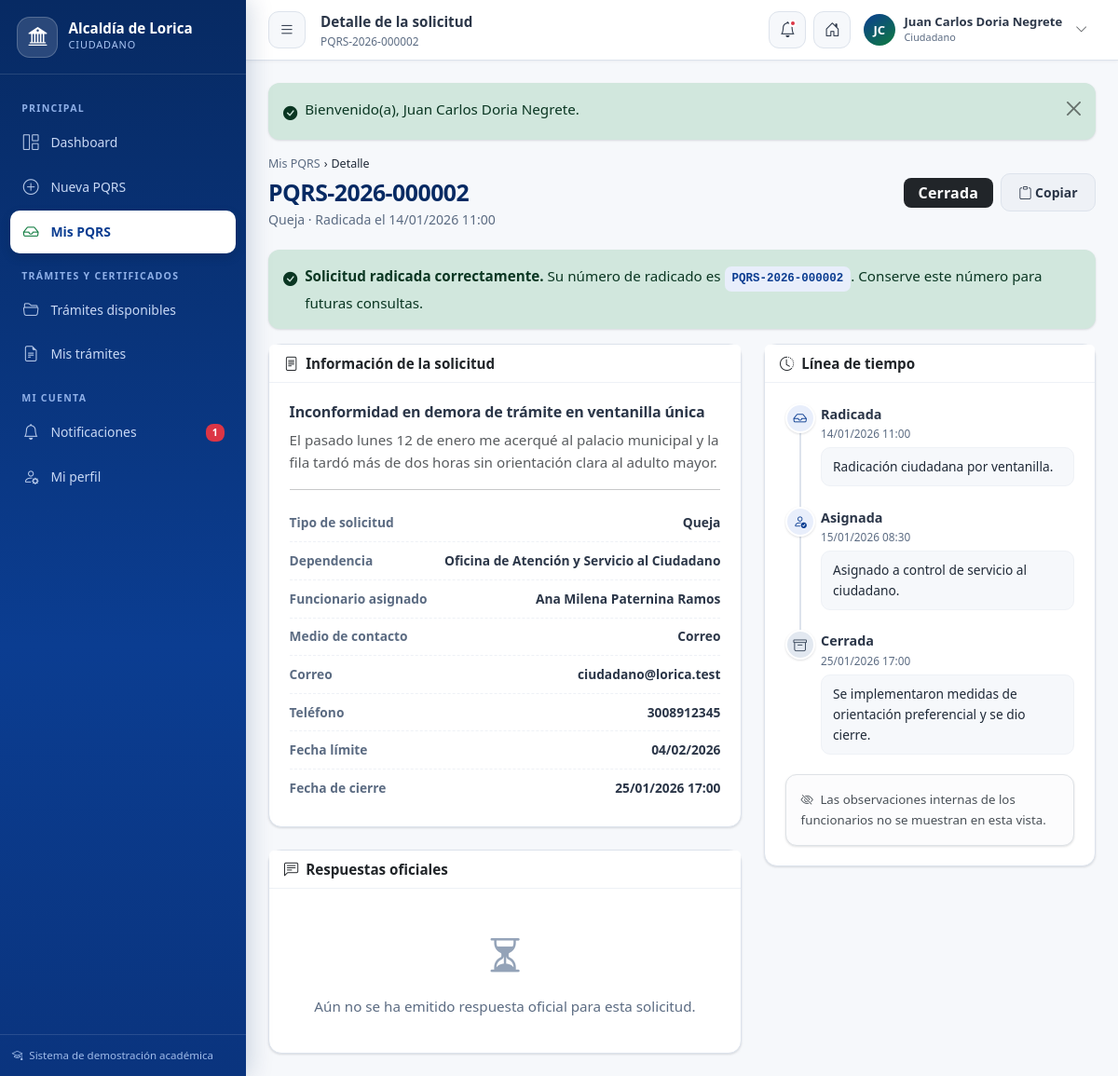
/alcaldia-lorica/ciudadano/pqrs/detalle/2 (signed in), run on the app's committed database.
### tables this page shows
CREATE TABLE `usuarios` (
    `id` INT AUTO_INCREMENT PRIMARY KEY,
    `rol_id` INT NOT NULL,
    `email` VARCHAR(150) NOT NULL UNIQUE,
    `password` VARCHAR(255) NOT NULL,
    `activo` TINYINT(1) DEFAULT 1,
    `ultimo_acceso` DATETIME NULL,
    `created_at` TIMESTAMP DEFAULT CURRENT_TIMESTAMP,
    `updated_at` TIMESTAMP DEFAULT CURRENT_TIMESTAMP ON UPDATE CURRENT_TIMESTAMP,
    CONSTRAINT `fk_usuarios_rol` FOREIGN KEY (`rol_id`) REFERENCES `roles` (`id`) ON UPDATE CASCADE
);

CREATE TABLE `roles` (
    `id` INT AUTO_INCREMENT PRIMARY KEY,
    `nombre` VARCHAR(50) NOT NULL UNIQUE,
    `descripcion` VARCHAR(255) NULL,
    `created_at` TIMESTAMP DEFAULT CURRENT_TIMESTAMP
);

CREATE TABLE `ciudadanos` (
    `id` INT AUTO_INCREMENT PRIMARY KEY,
    `usuario_id` INT NOT NULL UNIQUE,
    `tipo_documento` ENUM('CC', 'TI', 'CE', 'PASAPORTE', 'NIT') DEFAULT 'CC',
    `numero_documento` VARCHAR(30) NOT NULL UNIQUE,
    `nombres` VARCHAR(100) NOT NULL,
    `apellidos` VARCHAR(100) NOT NULL,
    `telefono` VARCHAR(30) NULL,
    `direccion` VARCHAR(200) NULL,
    `barrio` VARCHAR(100) NULL,
    `created_at` TIMESTAMP DEFAULT CURRENT_TIMESTAMP,
    `updated_at` TIMESTAMP DEFAULT CURRENT_TIMESTAMP ON UPDATE CURRENT_TIMESTAMP,
    CONSTRAINT `fk_ciudadanos_usuario` FOREIGN KEY (`usuario_id`) REFERENCES `usuarios` (`id`) ON DELETE CASCADE
);

CREATE TABLE `pqrs` (
    `id` INT AUTO_INCREMENT PRIMARY KEY,
    `radicado` VARCHAR(30) NOT NULL UNIQUE,
    `ciudadano_id` INT NOT NULL,
    `tipo_pqrs_id` INT NOT NULL,
    `estado_pqrs_id` INT NOT NULL,
    `funcionario_id` INT NULL,
    `dependencia_id` INT NULL,
    `asunto` VARCHAR(255) NOT NULL,
    `descripcion` TEXT NOT NULL,
    `medio_contacto` ENUM('correo', 'telefono', 'direccion') DEFAULT 'correo',
    `email_contacto` VARCHAR(150) NOT NULL,
    `telefono_contacto` VARCHAR(30) NULL,
    `fecha_radicacion` DATETIME NOT NULL,
    `fecha_vencimiento` DATE NULL,
    `fecha_cierre` DATETIME NULL,
    `created_at` TIMESTAMP DEFAULT CURRENT_TIMESTAMP,
    `updated_at` TIMESTAMP DEFAULT CURRENT_TIMESTAMP ON UPDATE CURRENT_TIMESTAMP,
    INDEX `idx_pqrs_radicado` (`radicado`),
    INDEX `idx_pqrs_ciudadano` (`ciudadano_id`),
    INDEX `idx_pqrs_estado` (`estado_pqrs_id`),
    INDEX `idx_pqrs_funcionario` (`funcionario_id`),
    INDEX `idx_pqrs_fecha` (`fecha_radicacion`),
    CONSTRAINT `fk_pqrs_ciudadano` FOREIGN KEY (`ciudadano_id`) REFERENCES `ciudadanos` (`id`),
    CONSTRAINT `fk_pqrs_tipo` FOREIGN KEY (`tipo_pqrs_id`) REFERENCES `tipos_pqrs` (`id`),
    CONSTRAINT `fk_pqrs_estado` FOREIGN KEY (`estado_pqrs_id`) REFERENCES `estados_pqrs` (`id`),
    CONSTRAINT `fk_pqrs_funcionario` FOREIGN KEY (`funcionario_id`) REFERENCES `funcionarios` (`id`) ON DELETE SET NULL,
    CONSTRAINT `fk_pqrs_dependencia` FOREIGN KEY (`dependencia_id`) REFERENCES `dependencias` (`id`) ON DELETE SET NULL
);

CREATE TABLE `tipos_pqrs` (
    `id` INT AUTO_INCREMENT PRIMARY KEY,
    `nombre` VARCHAR(50) NOT NULL UNIQUE,
    `descripcion` TEXT NULL,
    `dias_termino` INT DEFAULT 15,
    `activo` TINYINT(1) DEFAULT 1
);

CREATE TABLE `estados_pqrs` (
    `id` INT AUTO_INCREMENT PRIMARY KEY,
    `codigo` VARCHAR(30) NOT NULL UNIQUE,
    `nombre` VARCHAR(60) NOT NULL,
    `color_badge` VARCHAR(20) DEFAULT 'secondary',
    `descripcion` VARCHAR(255) NULL
);

CREATE TABLE `dependencias` (
    `id` INT AUTO_INCREMENT PRIMARY KEY,
    `codigo` VARCHAR(20) NOT NULL UNIQUE,
    `nombre` VARCHAR(150) NOT NULL,
    `email` VARCHAR(150) NULL,
    `telefono` VARCHAR(50) NULL,
    `activo` TINYINT(1) DEFAULT 1,
    `created_at` TIMESTAMP DEFAULT CURRENT_TIMESTAMP
);

CREATE TABLE `funcionarios` (
    `id` INT AUTO_INCREMENT PRIMARY KEY,
    `usuario_id` INT NOT NULL UNIQUE,
    `dependencia_id` INT NOT NULL,
    `cargo` VARCHAR(100) NOT NULL,
    `nombres` VARCHAR(100) NOT NULL,
    `apellidos` VARCHAR(100) NOT NULL,
    `telefono` VARCHAR(30) NULL,
    `created_at` TIMESTAMP DEFAULT CURRENT_TIMESTAMP,
    `updated_at` TIMESTAMP DEFAULT CURRENT_TIMESTAMP ON UPDATE CURRENT_TIMESTAMP,
    CONSTRAINT `fk_funcionarios_usuario` FOREIGN KEY (`usuario_id`) REFERENCES `usuarios` (`id`) ON DELETE CASCADE,
    CONSTRAINT `fk_funcionarios_dependencia` FOREIGN KEY (`dependencia_id`) REFERENCES `dependencias` (`id`)
);

CREATE TABLE `seguimiento_pqrs` (
    `id` INT AUTO_INCREMENT PRIMARY KEY,
    `pqrs_id` INT NOT NULL,
    `usuario_id` INT NOT NULL,
    `estado_anterior_id` INT NULL,
    `estado_nuevo_id` INT NOT NULL,
    `observacion` TEXT NOT NULL,
    `es_publico` TINYINT(1) DEFAULT 1,
    `created_at` TIMESTAMP DEFAULT CURRENT_TIMESTAMP,
    INDEX `idx_seguimiento_pqrs` (`pqrs_id`),
    CONSTRAINT `fk_seg_pqrs` FOREIGN KEY (`pqrs_id`) REFERENCES `pqrs` (`id`) ON DELETE CASCADE,
    CONSTRAINT `fk_seg_usuario` FOREIGN KEY (`usuario_id`) REFERENCES `usuarios` (`id`),
    CONSTRAINT `fk_seg_est_ant` FOREIGN KEY (`estado_anterior_id`) REFERENCES `estados_pqrs` (`id`),
    CONSTRAINT `fk_seg_est_nue` FOREIGN KEY (`estado_nuevo_id`) REFERENCES `estados_pqrs` (`id`)
);

### app/views/ciudadano/pqrs_detalle.php (the view, shortened to what the rows shown need)
<?php $p = $pqrs; ?>
<div class="page-heading d-flex flex-wrap justify-content-between align-items-center gap-2">
    <div>
        <div class="breadcrumb"><a href="<?= url('ciudadano/pqrs') ?>">Mis PQRS</a> <span class="mx-1">›</span> Detalle</div>
        <h1><?= e($p['radicado']) ?></h1>
        <p><?= e($p['tipo_nombre']) ?> · Radicada el <?= format_fecha($p['fecha_radicacion'], true) ?></p>
    </div>
    <div class="d-flex align-items-center gap-2">
        <span class="badge bg-<?= badge_estado($p['color_badge']) ?> fs-6 px-3 py-2"><?= e($p['estado_nombre']) ?></span>
        <button class="btn btn-soft btn-sm" data-copy="<?= e($p['radicado']) ?>"><i class="bi bi-clipboard"></i> Copiar</button>
    </div>
</div>
<div class="alert alert-success d-flex gap-2 align-items-start">
    <i class="bi bi-check-circle-fill mt-1"></i>
    <div>
        <strong>Solicitud radicada correctamente.</strong> Su número de radicado es <span class="radicado-pill"><?= e($p['radicado']) ?></span>.
        Conserve este número para futuras consultas.
    </div>
</div>
<div class="row g-4">
    <div class="col-lg-7">
        <div class="card mb-4">
            <div class="card-header"><i class="bi bi-file-text me-1"></i> Información de la solicitud</div>
            <div class="card-body">
                <h6 class="fw-bold mb-2"><?= e($p['asunto']) ?></h6>
                <p class="text-muted" style="white-space:pre-line;"><?= e($p['descripcion']) ?></p>
                <hr>
                <ul class="detail-list">
                    <li><span class="dl-label">Tipo de solicitud</span><span class="dl-value"><?= e($p['tipo_nombre']) ?></span></li>
                    <li><span class="dl-label">Dependencia</span><span class="dl-value"><?= e($p['dependencia_nombre'] ?? 'Por asignar') ?></span></li>
                    <li><span class="dl-label">Funcionario asignado</span><span class="dl-value"><?= e(trim(($p['funcionario_nombres'] ?? '') . ' ' . ($p['funcionario_apellidos'] ?? '')) ?: 'Por asignar') ?></span></li>
                    <li><span class="dl-label">Medio de contacto</span><span class="dl-value"><?= e(ucfirst($p['medio_contacto'])) ?></span></li>
                    <li><span class="dl-label">Correo</span><span class="dl-value"><?= e($p['email_contacto']) ?></span></li>
                    <li><span class="dl-label">Teléfono</span><span class="dl-value"><?= e($p['telefono_contacto'] ?? '—') ?></span></li>
                    <li><span class="dl-label">Fecha límite</span><span class="dl-value"><?= format_fecha($p['fecha_vencimiento']) ?></span></li>
                    <?php if (!empty($p['fecha_cierre'])): ?>
                        <li><span class="dl-label">Fecha de cierre</span><span class="dl-value"><?= format_fecha($p['fecha_cierre'], true) ?></span></li>
                    <?php endif; ?>
                </ul>
            </div>
        </div>
        <div class="card">
            <div class="card-header"><i class="bi bi-chat-left-text me-1"></i> Respuestas oficiales</div>
            <div class="card-body">
                <?php if (empty($respuestas)): ?>
                    <div class="empty-state py-3"><i class="bi bi-hourglass-split"></i>Aún no se ha emitido respuesta oficial para esta solicitud.</div>
                <?php else: foreach ($respuestas as $r): ?>
                    <div class="answer-box mb-3">
                        <div class="answer-meta mb-2 d-flex flex-wrap justify-content-between gap-2">
                            <span><i class="bi bi-person-badge me-1"></i><?= e(trim($r['funcionario_nombres'] . ' ' . $r['funcionario_apellidos'])) ?> · <?= e($r['cargo']) ?></span>
                            <span><?= format_fecha($r['fecha_respuesta'], true) ?></span>
                        </div>
                        <div style="white-space:pre-line;"><?= e($r['contenido']) ?></div>
                    </div>
                <?php endforeach; endif; ?>
            </div>
        </div>
    </div>
    <div class="col-lg-5">
        <div class="card">
            <div class="card-header"><i class="bi bi-clock-history me-1"></i> Línea de tiempo</div>
            <div class="card-body">
                <ul class="timeline">
                    <?php foreach ($seguimiento as $s): ?>
                        <li class="timeline-item">
                            <span class="timeline-dot <?= badge_estado($s['color_badge']) === 'success' ? 'green' : (badge_estado($s['color_badge']) === 'dark' ? 'slate' : (badge_estado($s['color_badge']) === 'warning' ? 'amber' : '')) ?>">
                                <i class="bi <?= estado_icon(strtolower($s['estado_nuevo'])) ?>"></i>
                            </span>
                            <div class="timeline-title"><?= e($s['estado_nuevo']) ?></div>
                            <div class="timeline-meta"><?= format_fecha($s['created_at'], true) ?></div>
                            <div class="timeline-text"><?= e($s['observacion']) ?></div>
                        </li>
                    <?php endforeach; ?>
                </ul>
                <div class="alert alert-light border small mb-0">
                    <i class="bi bi-eye-slash me-1"></i>
                    Las observaciones internas de los funcionarios no se muestran en esta vista.
                </div>
            </div>
        </div>
    </div>
</div>

### app/core/Router.php (shortened to what the rows shown need)
<?php
class Router {
    private array $routes = [];
    private string $basePath = '';
    public function __construct(string $basePath = '') {
        $this->basePath = rtrim($basePath, '/');
    }
    private function addRoute(string $method, string $path, array $handler, array $middleware): void {
        $path = '/' . trim($path, '/');
        $pattern = preg_replace('#\{([a-zA-Z_][a-zA-Z0-9_]*)\}#', '(?P<$1>[^/]+)', $path);
        $this->routes[] = [
            'method'     => $method,
            'path'       => $path,
            'pattern'    => '#^' . $pattern . '$#',
            'handler'    => $handler,
            'middleware' => $middleware,
        ];
    }
    public function dispatch(string $method, string $uri): void {
        $path = $this->extractPath($uri);
        foreach ($this->routes as $route) {
            if ($route['method'] !== $method) {
                continue;
            }
            if (preg_match($route['pattern'], $path, $matches)) {
                $params = array_filter($matches, 'is_string', ARRAY_FILTER_USE_KEY);
                foreach ($route['middleware'] as $mw) {
                    $result = Middleware::run($mw);
                }
                [$controllerClass, $action] = $route['handler'];
                $controller = new $controllerClass();
                call_user_func_array([$controller, $action], array_values($params));
                return;
            }
        }
    }
    private function extractPath(string $uri): string {
        $uri = parse_url($uri, PHP_URL_PATH) ?? '/';
        if ($this->basePath !== '' && str_starts_with($uri, $this->basePath)) {
            $uri = substr($uri, strlen($this->basePath));
        }
        $uri = '/' . trim($uri, '/');
        return $uri === '/' ? '/' : rtrim($uri, '/');
    }
}

### app/views/layouts/panel.php (shortened to what the rows shown need)
<?php
$app = config();
$user = Auth::user();
$rol = Auth::role();
$activeMenu = $activeMenu ?? '';
$nombreCompleto = Auth::name();
$iniciales = '';
$partes = preg_split('/\s+/', trim($nombreCompleto));
foreach (array_slice($partes, 0, 2) as $p) {
    if ($p !== '') $iniciales .= mb_strtoupper(mb_substr($p, 0, 1));
}
$iniciales = $iniciales ?: 'AL';
$noLeidas = ($rol === 'ciudadano') ? NotificationService::noLeidas((int)$user['id']) : 0;
$menuRol = $menus[$rol] ?? [];
?>
<!DOCTYPE html>
<html lang="es">
<head>
    <link rel="stylesheet" href="<?= asset('bootstrap/css/bootstrap.min.css') ?>">
    <link rel="stylesheet" href="<?= asset('icons/bootstrap-icons.min.css') ?>">
    <link rel="stylesheet" href="<?= asset('css/app.css') ?>">
</head>
<body class="panel-body">
<aside class="panel-sidebar" id="panelSidebar">
    <div class="sidebar-brand">
        <div class="brand-shield"><i class="bi bi-bank2"></i></div>
        <div>
            <div class="sb-title">Alcaldía de Lorica</div>
            <div class="sb-sub"><?= e(role_label($rol)) ?></div>
        </div>
    </div>
    <div class="sidebar-scroll">
        <?php foreach ($menuRol as $grupo): ?>
            <div class="sidebar-label"><?= e($grupo['label']) ?></div>
            <ul class="sidebar-nav">
                <?php foreach ($grupo['items'] as $item): ?>
                    <li>
                        <a class="nav-link <?= $activeMenu === $item['key'] ? 'active' : '' ?>" href="<?= url($item['url']) ?>">
                            <i class="bi <?= e($item['icon']) ?>"></i>
                            <span><?= e($item['text']) ?></span>
                            <?php if ($item['key'] === 'notificaciones' && $noLeidas > 0): ?>
                                <span class="badge bg-danger"><?= $noLeidas ?></span>
                            <?php endif; ?>
                        </a>
                    </li>
                <?php endforeach; ?>
            </ul>
        <?php endforeach; ?>
    </div>
    <div class="sidebar-footer">
        <i class="bi bi-mortarboard me-1"></i> Sistema de demostración académica
    </div>
</aside>
<div class="panel-main">
    <header class="panel-topbar">
        <button class="icon-btn topbar-toggle" type="button" id="sidebarToggle" aria-label="Menú">
            <i class="bi bi-list"></i>
        </button>
        <div class="topbar-title">
            <?= e($pageTitle ?? ($title ?? 'Panel')) ?>
            <?php if (!empty($pageSubtitle)): ?><small><?= e($pageSubtitle) ?></small><?php endif; ?>
        </div>
        <div class="topbar-actions">
            <?php if ($rol === 'ciudadano'): ?>
                <a href="<?= url('ciudadano/notificaciones') ?>" class="icon-btn" title="Notificaciones">
                    <i class="bi bi-bell"></i>
                    <?php if ($noLeidas > 0): ?><span class="dot"></span><?php endif; ?>
                </a>
            <?php endif; ?>
            <a href="<?= url('') ?>" class="icon-btn d-none d-sm-grid" title="Ir al portal público"><i class="bi bi-house-door"></i></a>
            <div class="dropdown">
                <button class="user-chip border-0" data-bs-toggle="dropdown" aria-expanded="false" type="button">
                    <span class="user-avatar"><?= e($iniciales) ?></span>
                    <span class="text-start">
                        <span class="u-name d-block"><?= e($nombreCompleto) ?></span>
                        <span class="u-role d-block"><?= e(role_label($rol)) ?></span>
                    </span>
                    <i class="bi bi-chevron-down small text-muted ms-1"></i>
                </button>
            </div>
        </div>
    </header>
    <div class="panel-content">
        <?php require __DIR__ . '/_flash.php'; ?>
        <?= $content ?>
    </div>
</div>
</body>
</html>

### data on the page
usuarios: rol.nombre "CIUDADANO", rol.nombre "Ciudadano"
ciudadanos: nombreCompleto "Juan Carlos Doria Negrete"
pqrs: radicado "PQRS-2026-000002", tipo_pqrs.nombre "Queja", fecha_radicacion "14/01/2026 11:00", estado_pqrs.nombre "Cerrada", asunto "Inconformidad en demora de trámite en ventanilla única", descripcion "El pasado lunes 12 de enero me acerqué al palacio municipal y la fila tardó más de dos horas sin orientación clara al adulto mayor.", dependencia.nombre "Oficina de Atención y Servicio al Ciudadano", funcionario.apellidos "Ana Milena Paternina Ramos", medio_contacto "Correo", email_contacto "ciudadano@lorica.test", telefono_contacto "3008912345", fecha_vencimiento "04/02/2026", fecha_cierre "25/01/2026 17:00"
seguimiento_pqrs: estado_nuevo.nombre "Radicada", created_at "14/01/2026 11:00", observacion "Radicación ciudadana por ventanilla."
seguimiento_pqrs: estado_nuevo.nombre "Asignada", created_at "15/01/2026 08:30", observacion "Asignado a control de servicio al ciudadano."
seguimiento_pqrs: estado_nuevo.nombre "Cerrada", created_at "25/01/2026 17:00", observacion "Se implementaron medidas de orientación preferencial y se dio cierre."

### other printed values
$grupo['label'] "PRINCIPAL"
$item['text'] "Dashboard"
$item['text'] "Nueva PQRS"
$item['text'] "Mis PQRS"
$grupo['label'] "TRÁMITES Y CERTIFICADOS"
$item['text'] "Trámites disponibles"
$item['text'] "Mis trámites"
$grupo['label'] "MI CUENTA"
$item['text'] "Notificaciones"
$noLeidas "1"
$item['text'] "Mi perfil"
$iniciales "JC"
$__f['message'] "Bienvenido(a), Juan Carlos Doria Negrete."
